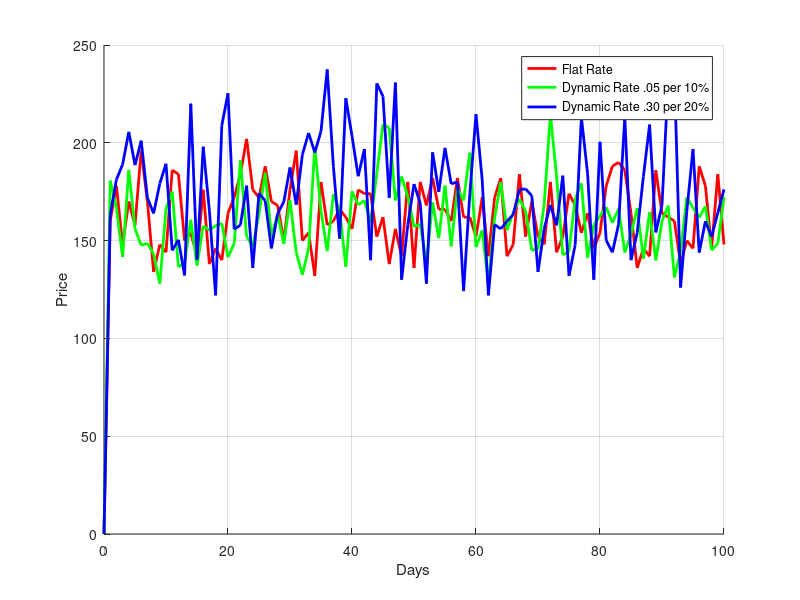

Recreate this plot in MATLAB.
NUM_HOURS = 8;
NUM_DAYS = 100;
%
% Customers per hour
%
R1 = 10; 
%
% price of lemonade
FIXED_PRICE = 2.00; % lemonaid price

FIX_TOTAL_EXPECTED_REV = 0;

PriceDecreasePercent = .1; % percent decrease once the price hits 15 % increase

rateByHour = [ R1, R1, R1, R1, R1, R1, R1, R1,];

priceByHour= [FIXED_PRICE FIXED_PRICE FIXED_PRICE FIXED_PRICE ...
              FIXED_PRICE FIXED_PRICE FIXED_PRICE FIXED_PRICE];

y = 0;
%
% simulate over some number of days of operation
% 
for day = 1:1:NUM_DAYS
    %
    % simulate a day's worth of business
    %
    dayRev = 0;
    for hour=1:1:NUM_HOURS
        
        lambda = rateByHour(hour);
        
        numCustomersInHour = poissrnd(lambda);

        price = priceByHour(hour);
        
        oneHoursRevenue = numCustomersInHour * price;
        dayRev = dayRev + oneHoursRevenue;
        msg = sprintf('revenue(day=%d, hour=%d, custs=%d)= %.2f',...
                         day,hour,numCustomersInHour,oneHoursRevenue);
        disp(msg);
    end
    y = [y, dayRev];
    
    
end
fig = figure();
set(fig, 'color', 'white')
grid on 
xlabel('Days')
ylabel('Price')
hold on
x = 0:NUM_DAYS;
plot(x, y,'r-','lineWidth', 2);


%
% Dynamic Pricing Model
%

%
% new lamba rates
%
DYN_PRICE = 2;
lambda = 10;
DYN_PERCENT = .1; % Dynamic price increase rate
INC_PRICE = .05; % incremental value 
incRevPerHour = [ 0 0 0 0 0 0 0 0 ];
DYN_Price_Per_Hour = [ 0 0 0 0 0 0 0 0 ];
DYN_Cust_Per_Hour = [ 0 0 0 0 0 0 0 0 ];
deValueLimit = ((DYN_PRICE*.15)*10);
price = 0;
DYN_Y = 0;

for day = 1:1:NUM_DAYS
    DYN_Day_Rev = 0;
    for hour = 1:1:8
        %
        % simulate a day's worth of business with dynamic pricing
        %
         decPercent = 0; % decremental percentage reset
         incChange = 0; % incremental percentage reset
         numCustomersInHour = poissrnd(lambda); % get the number of customers in an hour
         percentChange = (numCustomersInHour/lambda)-1; % set the percentage increase in customers value for calculation 
         DYN_Cust_Per_Hour(hour) = numCustomersInHour;% save customer per hour value

         if (percentChange > DYN_PERCENT) % check to see if customer percent increase in larger than the dynamic price increase percent
             incChange = floor(percentChange/DYN_PERCENT); % calculate the incremental change as multiple from of the dynamic price increase percent
             if (incChange > deValueLimit) % check to see if the price increment limit ( percent before 10 percent loss in customer purchases)
                decPercent = floor(incChange / deValueLimit)*.1; % set loss percent total
             end
             incChange = incChange * (INC_PRICE); % calculate the price increase from Dynamic set price and incremental change percentage
         end
         DYN_Cust_Per_Hour(hour) = numCustomersInHour; % save numb of customers
         price = DYN_PRICE + incChange; % calculate actual price or particulare hour in question
         DYN_Price_Per_Hour(hour) = price; % save price
         numCustomersInHour = round(numCustomersInHour-(decPercent*numCustomersInHour)); % caluclate actual number of customers in hour
         hourRev = (price)*(numCustomersInHour); % calculate hour revenue
         incRevPerHour(hour) = hourRev; % save the Revenue
         DYN_Day_Rev = DYN_Day_Rev + hourRev;
        FIX_TOTAL_EXPECTED_REV = FIX_TOTAL_EXPECTED_REV + oneHoursRevenue;
        msg = sprintf('DYNAMIC_revenue(day=%d, hour=%d, custs=%d)= %.2f',...
                         day, hour ,numCustomersInHour,hourRev);
        disp(msg);
        
    end
    DYN_Y = [DYN_Y, DYN_Day_Rev];
end
plot(x, DYN_Y,'g-', 'lineWidth', 2);

DYN_PRICE = 2;
DYN_PERCENT = .2; % Dynamic price increase rate
INC_PRICE = .30; % incremental value 
DYN_Y = 0;

for day = 1:1:NUM_DAYS
    DYN_Day_Rev = 0;
    for hour = 1:1:8
        %
        % simulate a day's worth of business with dynamic pricing
        %
         decPercent = 0; % decremental percentage reset
         incChange = 0; % incremental percentage reset
         numCustomersInHour = poissrnd(lambda); % get the number of customers in an hour
         percentChange = (numCustomersInHour/lambda)-1; % set the percentage increase in customers value for calculation 
         DYN_Cust_Per_Hour(hour) = numCustomersInHour;% save customer per hour value

         if (percentChange > DYN_PERCENT) % check to see if customer percent increase in larger than the dynamic price increase percent
             incChange = floor(percentChange/DYN_PERCENT); % calculate the incremental change as multiple from of the dynamic price increase percent
             if (incChange > deValueLimit) % check to see if the price increment limit ( percent before 10 percent loss in customer purchases)
                decPercent = floor(incChange / deValueLimit)*.1; % set loss percent total
             end
             incChange = incChange * (INC_PRICE); % calculate the price increase from Dynamic set price and incremental change percentage
         end
         DYN_Cust_Per_Hour(hour) = numCustomersInHour; % save numb of customers
         price = DYN_PRICE + incChange; % calculate actual price or particulare hour in question
         DYN_Price_Per_Hour(hour) = price; % save price
         numCustomersInHour = round(numCustomersInHour-(decPercent*numCustomersInHour)); % caluclate actual number of customers in hour
         hourRev = (price)*(numCustomersInHour); % calculate hour revenue
         incRevPerHour(hour) = hourRev; % save the Revenue
         DYN_Day_Rev = DYN_Day_Rev + hourRev;
        FIX_TOTAL_EXPECTED_REV = FIX_TOTAL_EXPECTED_REV + oneHoursRevenue;
        msg = sprintf('DYNAMIC_revenue(day=%d, hour=%d, custs=%d)= %.2f',...
                         day, hour ,numCustomersInHour,hourRev);
        disp(msg);
        
    end
    DYN_Y = [DYN_Y, DYN_Day_Rev];
end

plot(x, DYN_Y,'b-', 'lineWidth', 2);

legend('Flat Rate', 'Dynamic Rate .05 per 10%', 'Dynamic Rate .30 per 20%');

